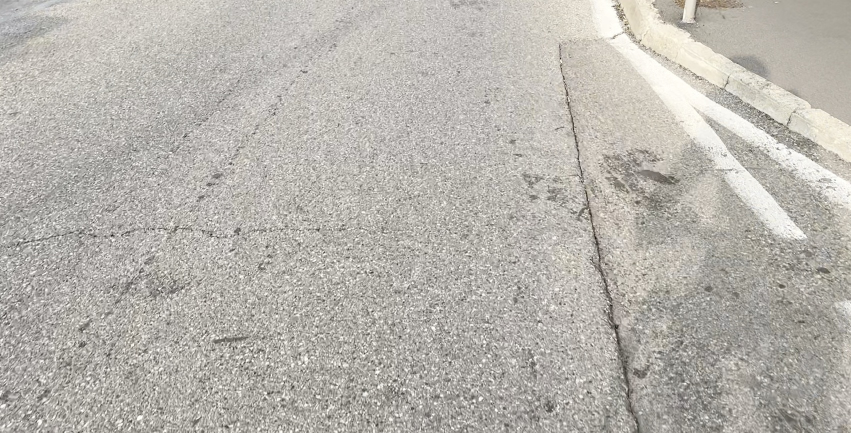
#> input picture samples_pcs/A_00026.jpg, 1702 x 866 px (shown at 1/2 size); its folder holds 4 pictures in this run
$ python native_study.py --stage train --output out.png   (older library calls are emulated)
#> lines starting #> are read from the running program, lines starting #| are printed output that depends on the picture; after the words box and inside, x2 and y2 are one past the last pixel; in counts of white or black regions, pixels touching at a corner belong together
### code/pipeline.py
# -*- coding: utf-8 -*-
"""Phân đoạn vết nứt cổ điển; pipeline(img_bgr, P) trả mask bool kích thước gốc.
P giữ benchmark lịch sử; giới hạn ngoài miền dữ liệu: docs/external-stress-report.md.
"""
import numpy as np
import cv2
import multiprocessing as mp
from fast_median import tiled_median

# Tham số đã chọn trên val, khớp PIPELINE.md và assert trong notebook.
P = dict(size=640, median=5, bg=71, hist_w=3, dil=3, close=7, a_min=30, e_min=3, tmin=0.3)

# Tham số khởi đầu trước khi tune (để so sánh trong app, giống P0 trong notebook)
P0 = dict(size=640, median=3, bg=31, hist_w=3, dil=7, close=7, a_min=60, e_min=2, tmin=0.2)

# ---- Tiện ích ảnh ----
def rgb(img):
    return cv2.cvtColor(img, cv2.COLOR_BGR2RGB) if img.ndim == 3 else img

def u8(mask):
    return mask.astype(np.uint8) * 255

def ellipse(k):
    """Phần tử cấu trúc hình ellipse k×k (đẳng hướng: vết nứt theo hướng nào cũng được xử lý như nhau)."""
    return cv2.getStructuringElement(cv2.MORPH_ELLIPSE, (k, k))

def ncc(m):
    """Số thành phần liên thông 8-láng giềng."""
    return cv2.connectedComponents(m.astype(np.uint8), connectivity=8)[0] - 1

def resize_long(img, size, interp=cv2.INTER_AREA):
    h, w = img.shape[:2]; s = size / max(h, w)
    return cv2.resize(img, (max(1, round(w * s)), max(1, round(h * s))), interpolation=interp)

def to_orig(mask, shape):
    return cv2.resize(mask.astype(np.uint8), (shape[1], shape[0]), interpolation=cv2.INTER_NEAREST) > 0

def small(img, size=640, nearest=False):
    """Thu nhỏ chỉ để HIỂN THỊ."""
    return resize_long(img, size, cv2.INTER_NEAREST if nearest else cv2.INTER_AREA)

# [10 lines left out: functions overlay_red, error_map, not called in this run]

# ---- Bước 2: tiền xử lý ----
def to_gray(img):
    return cv2.cvtColor(img, cv2.COLOR_BGR2GRAY)

def denoise(gray, p):
    k = p["median"]
    if p.get("denoise", "median") == "gauss":
        return cv2.GaussianBlur(gray, (k, k), 0)
    return cv2.medianBlur(gray, k) if k > 1 else gray

def illumination_ratio(img, k, mode="median", op="div"):
    parallel = (img.ndim == 2 and img.dtype == np.uint8 and img.size >= 200000 and k >= 31
                and cv2.getNumThreads() == 1 and mp.current_process().name == "MainProcess")
    bg = ((tiled_median(img, k, workers=2, axis=int(img.shape[1] >= img.shape[0])) if parallel
           else cv2.medianBlur(img, k)) if mode == "median" else cv2.morphologyEx(img, cv2.MORPH_CLOSE, ellipse(k)))
    R, B = img.astype(np.float32), bg.astype(np.float32)
    if op == "sub":
        R += 128.; R -= B
    else:
        R *= 128.; B += 1.; R /= B
    np.clip(R, 0, 255, out=R)
    return R.astype(np.uint8), bg

# ---- Bước 3: xử lý chính ----
def histogram(img, w=1):
    """Lược đồ xám, làm trơn bằng trung bình trượt cửa sổ w (Ch5 tr.62); w = 1: không làm trơn."""
    h = (cv2.calcHist([img], [0], None, [256], [0, 256]).ravel().astype(np.float64)
         if img.ndim == 2 and img.dtype == np.uint8 and 0 < img.size <= 2**24
         else np.bincount(img.ravel(), minlength=256).astype(np.float64))
    if w > 1:
        h = np.convolve(np.pad(h, w // 2, mode="edge"), np.ones(w) / w, mode="valid")
    return h

def triangle_threshold(img, w=3):
    """3.2 – Zack: Δ nối (b_min, h[b_min]) – (b_max, h[b_max]); θ = b có khoảng cách tới Δ lớn nhất.
    Đuôi đối tượng nằm ở phía TỐI (mức thấp) của đỉnh nền."""
    h = histogram(img, w)
    bmax = int(np.argmax(h)); bmin = int(np.nonzero(h)[0][0])
    if bmax == bmin:
        return bmax
    b = np.arange(bmin, bmax + 1)
    x1, y1, x2, y2 = bmin, h[bmin], bmax, h[bmax]
    d = np.abs((y2 - y1) * b - (x2 - x1) * h[b] + x2 * y1 - y2 * x1) / np.hypot(y2 - y1, x2 - x1)
    return int(b[np.argmax(d)])

def dark_region(ratio, w=3):
    t = triangle_threshold(ratio, w)
    return ratio < t, t

def sobel_l1(img):
    gx = cv2.Sobel(img, cv2.CV_32F, 1, 0, ksize=3)
    gy = cv2.Sobel(img, cv2.CV_32F, 0, 1, ksize=3)
    np.abs(gx, out=gx); np.abs(gy, out=gy); gx += gy
    return cv2.normalize(gx, None, 0, 255, cv2.NORM_MINMAX).astype(np.uint8)

def edge_region(ratio, dil):
    g = sobel_l1(ratio)
    t, edge = cv2.threshold(g, 0, 255, cv2.THRESH_BINARY + cv2.THRESH_OTSU)
    return cv2.dilate(edge, ellipse(dil)) > 0, g, edge > 0, t

# ---- Bước 4: hậu xử lý ----
def closing(mask, k):
    return cv2.morphologyEx(mask.astype(np.uint8), cv2.MORPH_CLOSE, ellipse(k)) > 0

def opening(mask, k):
    return cv2.morphologyEx(mask.astype(np.uint8), cv2.MORPH_OPEN, ellipse(k)) > 0

# [5 lines left out: function area_filter, not called in this run]

def elongation(comp, rect="rotated"):
    """Trục dài / trục ngắn của hộp chữ nhật bao vùng: xoay nhỏ nhất (minAreaRect) hoặc thẳng (boundingRect)."""
    binary = comp.astype(np.uint8)
    if rect == "axis":
        _, _, w, h = cv2.boundingRect(binary)
    else:
        contours, _ = cv2.findContours(binary, cv2.RETR_EXTERNAL, cv2.CHAIN_APPROX_SIMPLE)
        pts = np.concatenate(contours) if contours else cv2.findNonZero(binary)
        (_, _), (w, h), _ = cv2.minAreaRect(pts)
    return max(w, h) / max(min(w, h), 1.0)

def elongation_filter(mask, e_min, rect="rotated", a_min=0, return_area=False):
    """Lọc diện tích và độ dãn trong cùng một lượt gán nhãn."""
    n, lab, st, _ = cv2.connectedComponentsWithStats(mask.astype(np.uint8), connectivity=8)
    area_keep = st[:, cv2.CC_STAT_AREA] >= a_min
    area_keep[0] = False
    keep = np.zeros(n, bool)
    for i in np.flatnonzero(area_keep).tolist():
        x, y, w, h = st[i, :4]
        keep[i] = elongation(lab[y:y + h, x:x + w] == i, rect) >= e_min
    return (area_keep[lab], keep[lab]) if return_area else keep[lab]

def image_decision(mask, tmin):
    s = mask.mean() * 100
    return (mask if s >= tmin else np.zeros_like(mask)), s

# ---- Pipeline: P mặc định; các khóa tùy chọn dùng để kiểm chứng.
def raw_mask(img, p):
    """Bước 2 + 3: ảnh gốc -> mặt nạ thô M ở kích thước đã thu nhỏ (và các ảnh trung gian)."""
    small_ = resize_long(img, p["size"]) if p.get("size") else img
    gray = to_gray(small_)
    den = denoise(gray, p)
    ratio = (illumination_ratio(den, p["bg"], p.get("bg_mode", "median"), p.get("op", "div"))[0]
             if p.get("bg", 0) > 1 else den)
    if p.get("thresh", "triangle") == "otsu":
        theta, _ = cv2.threshold(ratio, 0, 255, cv2.THRESH_BINARY + cv2.THRESH_OTSU); D = ratio < theta
    else:
        D, theta = dark_region(ratio, p["hist_w"])
    E = edge_region(ratio, p["dil"])[0] if p.get("use_edge", True) else np.ones_like(D)
    M = D & E
    return M, dict(small=small_, gray=gray, den=den, ratio=ratio, D=D, E=E, seed=M, theta=theta)

def post(M, p):
    """Bước 4: đóng -> lọc diện tích -> lọc độ dãn -> quyết định mức ảnh."""
    morph = p.get("morph", "close")
    C = closing(M, p["close"]) if morph == "close" else opening(M, p["close"]) if morph == "open" else M
    A, F = elongation_filter(C, p["e_min"], p.get("rect", "rotated"), p["a_min"], return_area=True)
    Z, s = image_decision(F, p["tmin"])
    return Z, C, A, F

def pipeline(img, p, steps=False):
    """Ảnh gốc -> mặt nạ nhị phân ở KÍCH THƯỚC GỐC."""
    M, st = raw_mask(img, p)
    Z, C, A, F = post(M, p) if p.get("post", True) else (M, M, M, M)
    if steps:
        return dict(st, M=M, C=C, A=A, F=F, Z=Z)
    return to_orig(Z, img.shape[:2])

# ---- Đánh giá & đối chứng ----
def scores(pred, gt):
    tp = int(np.count_nonzero(pred & gt)); fp = int(np.count_nonzero(pred & ~gt)); fn = int(np.count_nonzero(~pred & gt))
    gpos, ppos = bool(gt.any()), bool(pred.any())
    return dict(tp=tp, fp=fp, fn=fn, gt_pos=gpos, pred_pos=ppos,
                dice=2 * tp / (2 * tp + fp + fn) if tp + fp + fn else 1.0,
                iou=tp / (tp + fp + fn) if tp + fp + fn else 1.0,
                precision=(tp / (tp + fp) if tp + fp else 0.0) if gpos else np.nan,
                recall=tp / (tp + fn) if gpos else np.nan)

def baseline_otsu(img):
    _, m = cv2.threshold(to_gray(img), 0, 255, cv2.THRESH_BINARY_INV + cv2.THRESH_OTSU)
    return m > 0

def baseline_canny(img):
    return cv2.Canny(to_gray(img), 50, 150) > 0

### code/fast_median.py
"""Exact tiled uint8 median filtering; local executors retain no forked pool."""
from concurrent.futures import ThreadPoolExecutor

import cv2
import numpy as np


def tiled_median(image, k, workers=2, axis=1):
    """Match cv2.medianBlur for a 2-D uint8 image, including replicated borders.

    Tiles have a k//2 halo on both sides. Only the tile interiors are copied back,
    so internal tile borders cannot affect a returned pixel. Small windows/images
    use OpenCV directly because threading/overlap would add work.
    """
    if not isinstance(image, np.ndarray) or image.ndim != 2 or image.dtype != np.uint8:
        raise TypeError("Expected a two-dimensional uint8 NumPy array")
    if image.size == 0:
        raise ValueError("Image must be nonempty")
    if not isinstance(k, (int, np.integer)) or k < 1 or k % 2 == 0:
        raise ValueError("Median window must be a positive odd integer")
    if not isinstance(workers, (int, np.integer)) or workers < 1:
        raise ValueError("workers must be a positive integer")
    if axis not in (0, 1):
        raise ValueError("axis must be 0 or 1")
    extent = image.shape[axis]
    n = min(int(workers), extent)
    if n == 1 or k <= 5 or extent < 2 * k:
        return cv2.medianBlur(image, int(k))
    radius = int(k) // 2
    edges = np.linspace(0, extent, n + 1, dtype=int)

    def part(index):
        start, stop = int(edges[index]), int(edges[index + 1])
        top, bottom = max(0, start - radius), min(extent, stop + radius)
        tile = image[top:bottom] if axis == 0 else image[:, top:bottom]
        filtered = cv2.medianBlur(tile, int(k))
        return filtered[start - top:stop - top] if axis == 0 else filtered[:, start - top:stop - top]

    # A fresh pool is intentional: no persistent executor or PID-sensitive cache.
    with ThreadPoolExecutor(max_workers=n) as pool:
        pieces = list(pool.map(part, range(n)))
    return np.concatenate(pieces, axis=axis)

### code/mask_refinement.py
"""Research: local-intensity boundary refinement within a legacy coarse mask."""
import cv2
import numpy as np

import pipeline as pl

CONFIGS = [dict(name=f"native_w{w}_o{o}_g{int(g)}", window=w, offset=o, guard=g)
           for w in (15, 31) for o in (0, 4, 8) for g in (False, True)]


def refine(image, coarse, config):
    gray = cv2.medianBlur(pl.to_gray(image), 3).astype(np.float32)
    scale = max(image.shape[:2]) / pl.P["size"]
    window = max(3, int(round(config["window"] * scale)) | 1)
    mean = cv2.boxFilter(gray, cv2.CV_32F, (window, window), normalize=True,
                         borderType=cv2.BORDER_REFLECT_101)
    support = gray < mean + config["offset"]
    if config["guard"]:
        core = cv2.erode(coarse.astype(np.uint8), pl.ellipse(3)) > 0
        support |= pl.to_orig(core, image.shape[:2])
    return pl.to_orig(coarse, image.shape[:2]) & support


def predict(image, config):
    coarse = pl.pipeline(image, pl.P, steps=True)["Z"]
    return refine(image, coarse, config)

### code/line_study.py
"""Development-only sweep of the prospectively enumerated symmetric-line candidates."""
import argparse
import hashlib
import json
import time
from pathlib import Path

import cv2
import numpy as np

import external_data as external
import line_response as line
import pipeline as pl
from benchmark import write_csv

ROOT = external.ROOT
OUT = ROOT / "results" / "line-study"


def development_pairs():
    for source in ("samples", "samples_pcs"):
        for path in sorted((ROOT / source).glob("*.jpg")):
            if path.stem.endswith("_pred"):
                continue
            yield source, path.stem, cv2.imread(str(path)), cv2.imread(str(path.with_name(path.stem + "_gt.png")), 0) > 127
    manifest = json.loads(external.MANIFEST.read_text(encoding="utf-8"))
    for case in manifest["cases"]:
        image, label = external.read_case(case)
        yield "paveseg_seen", case["id"], image, np.isin(label, [30, 150])


# [48 lines left out: function main, not called in this run]


# [4 lines that do not run on import are left out]

### code/native_study.py
"""Prospective train/validation/test evaluation of native-resolution refinement."""
import argparse
import hashlib
import json
from pathlib import Path

import cv2
import numpy as np

import mask_refinement as method
import pipeline as pl
from benchmark import write_csv
from line_study import development_pairs

ROOT = Path(__file__).resolve().parents[1]
DATA = ROOT / "data" / "Pavement_Crack_Segmentation_Dataset"


# [7 lines left out: function pcs_pairs, not called in this run]


def pairs(stage):
    if stage == "train":
        yield from development_pairs()
        manifest = json.loads((ROOT / "docs/benchmarks/new-method/train-manifest.json").read_text(encoding="utf-8"))
        yield from pcs_pairs("train", manifest["ids"])
    else:
        all_ids = sorted(p.stem for p in (DATA / stage / "images").glob("*.jpg"))
        expected = {"val": 498, "test": 231}[stage]
        if len(all_ids) != expected:
            raise ValueError(f"Expected {expected} complete {stage} images, found {len(all_ids)}")
        excluded = {p.stem for p in (ROOT / "samples_pcs").glob("*.jpg") if not p.stem.endswith("_pred")}
        yield from pcs_pairs(stage, [sid for sid in all_ids if stage != "test" or sid not in excluded])


# [16 lines left out: function summarize, not called in this run]


def main():
    parser = argparse.ArgumentParser(description=__doc__)
    parser.add_argument("--stage", choices=("train", "val", "test"), required=True)
    parser.add_argument("--config", type=Path, help="Frozen single configuration, required for val/test")
    parser.add_argument("--output", type=Path, required=True)
    args = parser.parse_args()
    if args.stage != "train" and args.config is None:
        parser.error("Validation/test requires a frozen single configuration")
    configs = [json.loads(args.config.read_text(encoding="utf-8"))] if args.config else method.CONFIGS
    if args.output.exists():
        raise ValueError("Refusing to overwrite an existing run")
    args.output.mkdir(parents=True)
    metadata = dict(stage=args.stage, configs=configs, legacy=pl.P,
                    implementation_sha256=hashlib.sha256(Path(method.__file__).read_bytes()).hexdigest(),
                    opencv=cv2.__version__, numpy=np.__version__, threads=1)
    (args.output / "configs.json").write_text(json.dumps(metadata, indent=2), encoding="utf-8")
    rows = []
    cv2.setNumThreads(1)
    for index, (source, sid, image, gt) in enumerate(pairs(args.stage)):
        coarse = pl.pipeline(image, pl.P, steps=True)["Z"]
#> in resize_long, `h, w = img.shape[:2]`: h = 866; w = 1702
#> in resize_long, `s = size / max(h, w)`: s = 0.376
#> in raw_mask, img is the input picture: shape (866, 1702, 3); mean B, G, R 173.9, 180.3, 183.9
#> in denoise, `k = p["median"]`: k = 5
#> in illumination_ratio, `R /= B`:
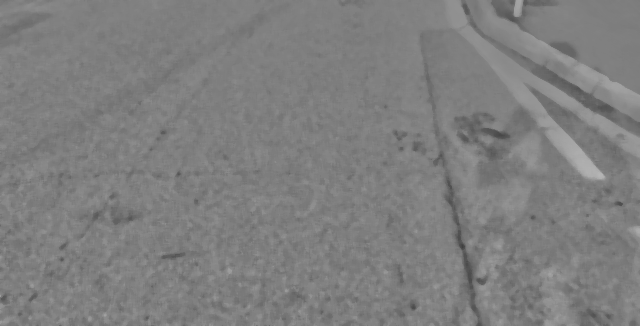
#> R: shape (326, 640) float32; min 63.64, max 182, mean 127.2
#> in histogram, `h = (cv2.calcHist([img], [0], None, [256], [0, 256]).ravel().astype(np..`: h = 256 values, max 25261 at index 128, min 0 at index 0, mean 815
#> in histogram, `h = np.convolve(np.pad(h, w // 2, mode="edge"), np.ones(w) / w, mode="..`: h = 256 values, max 17755.7 at index 127, min 0 at index 0, mean 815
#> in triangle_threshold, `bmax = int(np.argmax(h))`: bmax = 127
#> in triangle_threshold, `bmin = int(np.nonzero(h)[0][0])`: bmin = 62
#> in triangle_threshold, `x1, y1, x2, y2 = bmin, h[bmin], bmax, h[bmax]`: y1 = 0.667; x2 = 127; y2 = 17755.7
#> in triangle_threshold, `d = np.abs((y2 - y1) * b - (x2 - x1) * h[b] + x2 * y1 - y2 * x1) / np...`: d = 66 values, max 46.52 at index 52, min 0 at index 0, mean 26.17
#> in dark_region, `t = triangle_threshold(ratio, w)`: t = 114
#> in raw_mask, `D, theta = dark_region(ratio, p["hist_w"])`:
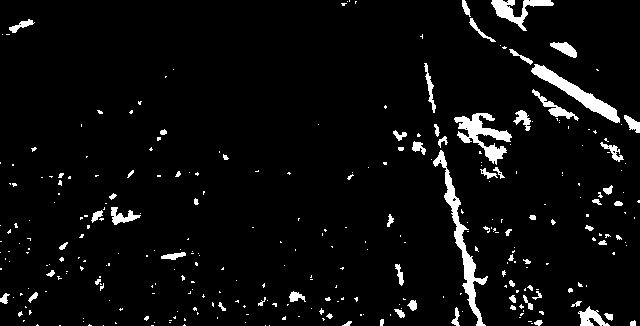
#> D: shape (326, 640) bool; 4.8% white; 315 white regions (246 under 20 px), largest, box (x1, y1, x2, y2) and area: (433, 150, 488, 326) 1458, (531, 64, 620, 123) 1149, (454, 113, 512, 165) 1131
#> in edge_region, `t, edge = cv2.threshold(g, 0, 255, cv2.THRESH_BINARY + cv2.THRESH_OTSU)`:
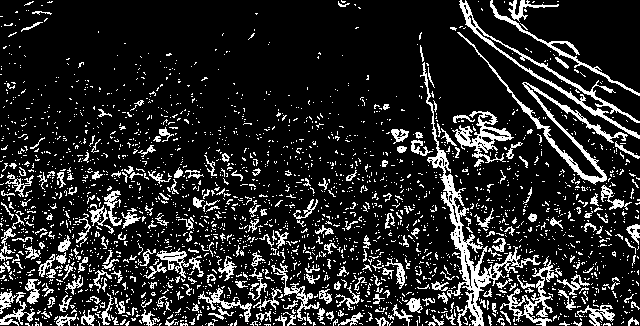
#> edge: shape (326, 640); 15.5% white in thin lines or dots
#> in edge_region, `t, edge = cv2.threshold(g, 0, 255, cv2.THRESH_BINARY + cv2.THRESH_OTSU)`: t = 30
#> in pipeline, `M, st = raw_mask(img, p)`: st = 8 items
#> in post, `morph = p.get("morph", "close")`: morph = 'close'
#> in elongation_filter, `n, lab, st, _ = cv2.connectedComponentsWithStats(mask.astype(np.uint8)..`:
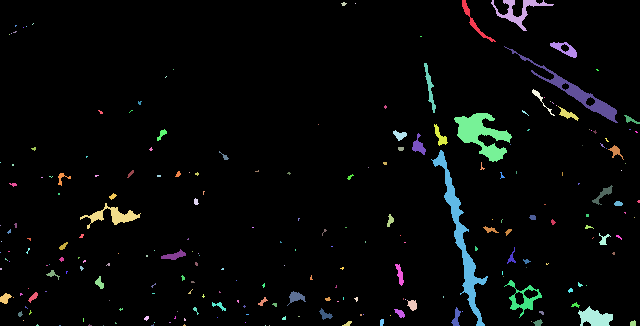
#> lab: shape (326, 640) int32; 234 distinct labels, from 0 to 233; one colour per label, 0 black
#> in elongation_filter, `n, lab, st, _ = cv2.connectedComponentsWithStats(mask.astype(np.uint8)..`: n = 234; st = 234 rows, first 6: [0, 0, 640, 326, 199014], [462, 0, 34, 42, 199], [491, 0, 63, 31, 489], [341, 2, 6, 4, 15], [355, 3, 1, 1, 1], [32, 23, 2, 2, 2]
#> the loop in elongation_filter, `for i in np.flatnonzero(area_keep).tolist():` made 41 passes
#> (i, x, y, contours in elongation) on passes 3, 5, 6, 7, 9: (13, 550, 42, 1 contour; box (x1, y1, x2, y2) and area: (0, 0, 27, 16) 202), (15, 424, 63, 1 contour; box (x1, y1, x2, y2) and area: (0, 0, 12, 50) 134), (19, 532, 89, 1 contour; box (x1, y1, x2, y2) and area: (0, 0, 23, 27) 48), (26, 558, 106, 1 contour; box (x1, y1, x2, y2) and area: (0, 0, 21, 15) 84), (31, 624, 115, 1 contour; box (x1, y1, x2, y2) and area: (0, 0, 16, 9) 36)
#> in image_decision, `s = mask.mean() * 100`: s = 1.6
        baseline = pl.to_orig(coarse, image.shape[:2])
        rows.append(dict(source=source, id=sid, method="legacy", area=float(baseline.mean()),
                         **pl.scores(baseline, gt)))
#> in scores, `tp = int(np.count_nonzero(pred & gt))`: tp = 16745
#> in scores, `fp = int(np.count_nonzero(pred & ~gt))`: fp = 6804
#> in scores, `fn = int(np.count_nonzero(~pred & gt))`: fn = 1391551
#> in scores, `gpos, ppos = bool(gt.any()), bool(pred.any())`: gpos = True
        for config in configs:
            prediction = method.refine(image, coarse, config)
            if np.any(prediction & ~baseline):
                raise ValueError("Refinement violated the no-new-foreground invariant")
            rows.append(dict(source=source, id=sid, method=config["name"], area=float(prediction.mean()),
                             **pl.scores(prediction, gt)))
        if (index + 1) % 25 == 0:
            print(f"{args.stage}: {index + 1} images", flush=True)
    write_csv(args.output / "per_image.csv", rows)
    totals = summarize(rows)
    write_csv(args.output / "summary.csv", totals)
    for name in ["legacy"] + [c["name"] for c in configs]:
        subset = [r for r in totals if r["method"] == name]
        print(name, [(r["source"], round(float(r["positive_dice"]), 4),
                       round(float(r["precision"]), 4), round(float(r["recall"]), 4)) for r in subset], flush=True)


if __name__ == "__main__":
    main()
#> the loop in main, `for config in configs:` made 12 passes
#> (tp in scores, fp in scores, fn in scores) on passes 1 to 8: (11568, 6795, 1396728), (14557, 6798, 1393739), (12514, 6799, 1395782), (14972, 6800, 1393324), (13330, 6803, 1394966), (15306, 6803, 1392990), (14043, 6804, 1394253), (15441, 6804, 1392855)
#> pass 1, in refine, `support = gray < mean + config["offset"]`:
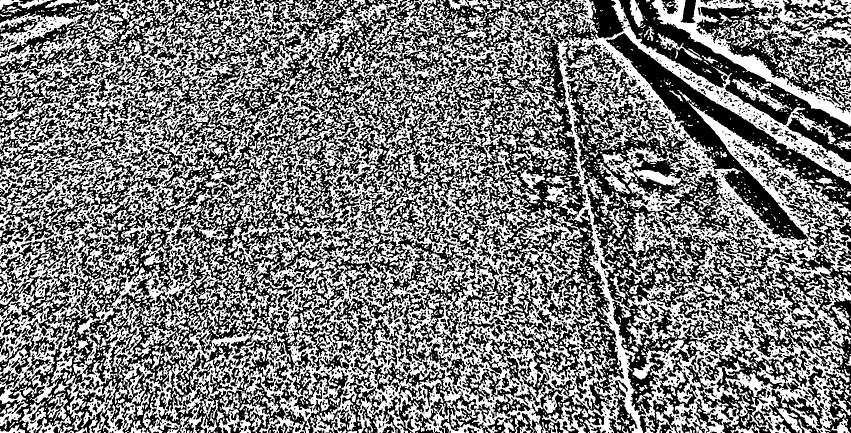
#> support: shape (866, 1702) bool (shown at 1/2 size); 48.7% white; 3639 white regions (2597 under 20 px), largest, box (x1, y1, x2, y2) and area: (0, 0, 1702, 866) 461651, (1303, 0, 1702, 254) 20726, (747, 0, 1101, 255) 17347
#> after the loop in main, `for config in configs:`: rows = 13 items
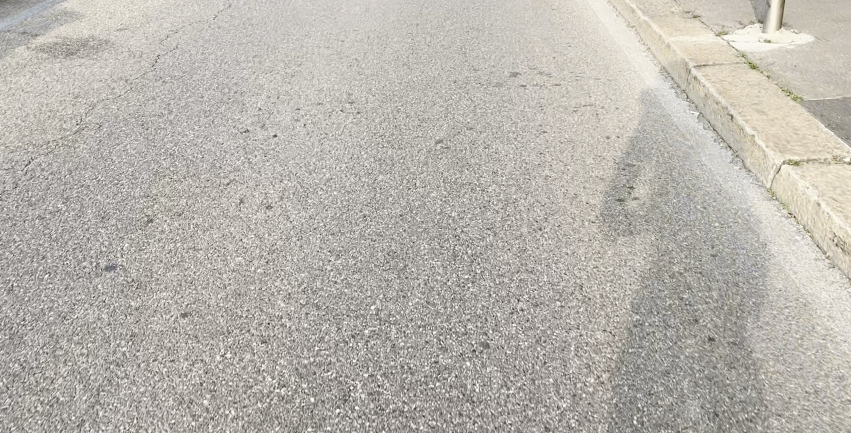
#> input picture samples_pcs/A_00139.jpg, 1702 x 866 px (shown at 1/2 size)
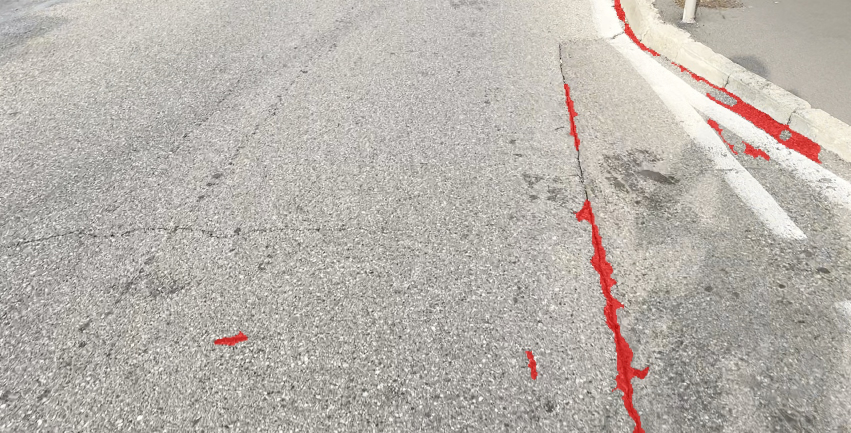
#> input picture samples_pcs/A_00026_pred.jpg, 1702 x 866 px, given in place of A_00139_gt.png, which was not available (shown at 1/2 size)
#> (the run stopped early here; a loop or call above may not have finished)
